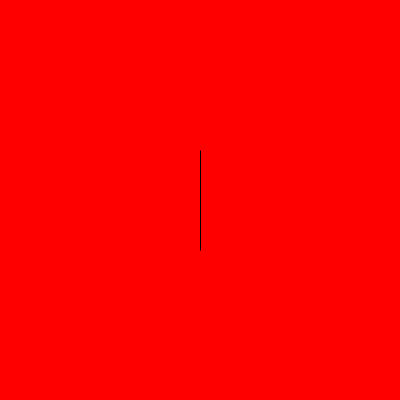
Frame 1 (no input)
Frame 60 (the mouse pressed at the canvas centre just before this capture): identical to frame 1, image omitted
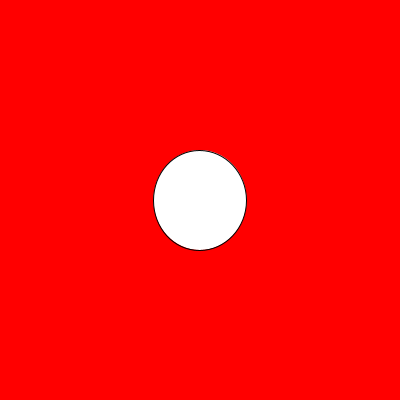
Frame 120 (the mouse held since frame 60 and released just before this capture)

The Processing sketch that drew these frames (run headless with seeded random() and noise(); from frame 60 on, the mouse is pressed at the canvas centre):

// Processing sketch: WEEK1
// ── WEEK1.pde
//1. https://p5js.org/examples/
//2. https://py.processing.org/
//3. https://processing.org/
//4. https://openprocessing.org/discover/
//5. https://processingfoundation.org/
//6. https://game-designer.club/content.html#carousel_d823
//7. https://openframeworks.cc/
//8. https://www.creativeapplications.net/

void setup() {
  size(400, 400);
   //background(255,0,0);
}

void draw() {
  //background(220);
  background(255,0,0);
  //100-width, 100-heigth
  // follow order of cmds
  // ellipse(width/2,height/2, 100,100);
  ellipse(width/2,height/2, sin(millis()*0.0001*mouseX)*100,100);
}
